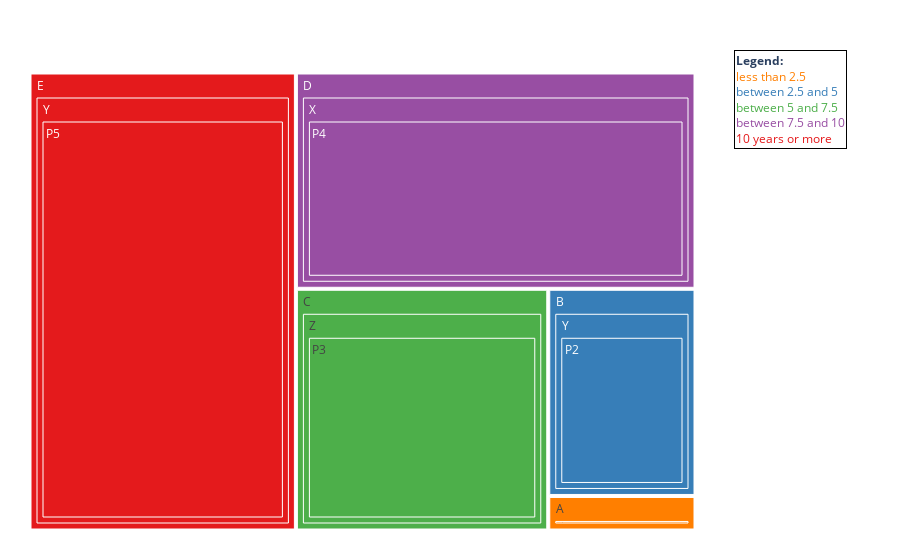

Here is the notebook cell this chart was saved with:
### Code cell
import plotly.express as px
import pandas as pd

# Sample data
data = {
    'category_1': ['A', 'B', 'C', 'D', 'E'],
    'category_2': ['X', 'Y', 'Z', 'X', 'Y'],
    'subcategory': ['P1', 'P2', 'P3', 'P4', 'P5'],
    'size_in_gb': [0.5, 3, 6, 8.5, 12]  # Sizes in GB to fit the given bins
}

df = pd.DataFrame(data)

# Define bins and labels as per the logic provided
bins = [0, 2.5, 5, 7.5, 10, float('inf')]
labels = [
    'less than 2.5',
    'between 2.5 and 5',
    'between 5 and 7.5',
    'between 7.5 and 10',
    '10 years or more'
]

# Assign each entry to a bin based on 'size_in_gb'
df['size_bin'] = pd.cut(df['size_in_gb'], bins=bins, labels=labels, right=False)

set1_colors = [
    'rgb(228,26,28)', 'rgb(55,126,184)', 'rgb(77,175,74)',
    'rgb(152,78,163)', 'rgb(255,127,0)', 'rgb(255,255,51)',
    'rgb(166,86,40)', 'rgb(247,129,191)', 'rgb(153,153,153)'
]

# Create the treemap figure
fig = px.treemap(
    df, 
    path=['category_1', 'category_2', 'subcategory'], 
    values='size_in_gb', 
    color='size_bin',
    color_discrete_sequence=set1_colors
)

# def vars for colors "color:{ORANGE}">less than 2.5<...etc..."
# Add a manual legend as an annotation
legend_text = (
    '<b>Legend:</b><br>'
    '<span style="color:rgb(255,127,0)">less than 2.5</span><br>'
    '<span style="color:rgb(55,126,184)">between 2.5 and 5</span><br>'
    '<span style="color:rgb(77,175,74)">between 5 and 7.5</span><br>'
    '<span style="color:rgb(152,78,163)">between 7.5 and 10</span><br>'
    '<span style="color:rgb(228,26,28)">10 years or more</span>'
)

fig.update_layout(
    annotations=[
        dict(
            x=1.05,
            y=1.0,
            text=legend_text,
            showarrow=False,
            align='left',
            xanchor='left',
            yanchor='top',
            xref='paper',
            yref='paper',
            bordercolor='black',
            borderwidth=1
        )
    ],
    margin=dict(t=50, l=25, r=200, b=25)
)

# Show the figure
fig.show()

### Figure 1 — Plotly figure (JSON) as saved in the notebook; plotly's stock layout.template omitted (floating-point values rounded to 4 significant figures)
{"data": [{"branchvalues": "total", "customdata": [["10 years or more"], ["between 2.5 and 5"], ["between 5 and 7.5"], ["between 7.5 and 10"], ["less than 2.5"], ["less than 2.5"], ["between 7.5 and 10"], ["between 2.5 and 5"], ["10 years or more"], ["between 5 and 7.5"], ["less than 2.5"], ["between 2.5 and 5"], ["between 5 and 7.5"], ["between 7.5 and 10"], ["10 years or more"]], "domain": {"x": [0, 1], "y": [0, 1]}, "hovertemplate": "labels=%{label}<br>size_in_gb=%{value}<br>parent=%{parent}<br>id=%{id}<br>size_bin=%{customdata[0]}<extra></extra>", "ids": ["E/Y/P5", "B/Y/P2", "C/Z/P3", "D/X/P4", "A/X/P1", "A/X", "D/X", "B/Y", "E/Y", "C/Z", "A", "B", "C", "D", "E"], "labels": ["P5", "P2", "P3", "P4", "P1", "X", "X", "Y", "Y", "Z", "A", "B", "C", "D", "E"], "marker": {"colors": ["rgb(228,26,28)", "rgb(55,126,184)", "rgb(77,175,74)", "rgb(152,78,163)", "rgb(255,127,0)", "rgb(255,127,0)", "rgb(152,78,163)", "rgb(55,126,184)", "rgb(228,26,28)", "rgb(77,175,74)", "rgb(255,127,0)", "rgb(55,126,184)", "rgb(77,175,74)", "rgb(152,78,163)", "rgb(228,26,28)"]}, "name": "", "parents": ["E/Y", "B/Y", "C/Z", "D/X", "A/X", "A", "D", "B", "E", "C", "", "", "", "", ""], "type": "treemap", "values": [12, 3, 6, 8.5, 0.5, 0.5, 8.5, 3, 12, 6, 0.5, 3, 6, 8.5, 12]}], "layout": {"annotations": [{"align": "left", "bordercolor": "black", "borderwidth": 1, "showarrow": false, "text": "<b>Legend:</b><br><span style=\"color:rgb(255,127,0)\">less than 2.5</span><br><span style=\"color:rgb(55,126,184)\">between 2.5 and 5</span><br><span style=\"color:rgb(77,175,74)\">between 5 and 7.5</span><br><span style=\"color:rgb(152,78,163)\">between 7.5 and 10</span><br><span style=\"color:rgb(228,26,28)\">10 years or more</span>", "x": 1.05, "xanchor": "left", "xref": "paper", "y": 1, "yanchor": "top", "yref": "paper"}], "legend": {"tracegroupgap": 0}, "margin": {"b": 25, "l": 25, "r": 200, "t": 50}, "treemapcolorway": ["rgb(228,26,28)", "rgb(55,126,184)", "rgb(77,175,74)", "rgb(152,78,163)", "rgb(255,127,0)", "rgb(255,255,51)", "rgb(166,86,40)", "rgb(247,129,191)", "rgb(153,153,153)"]}}
